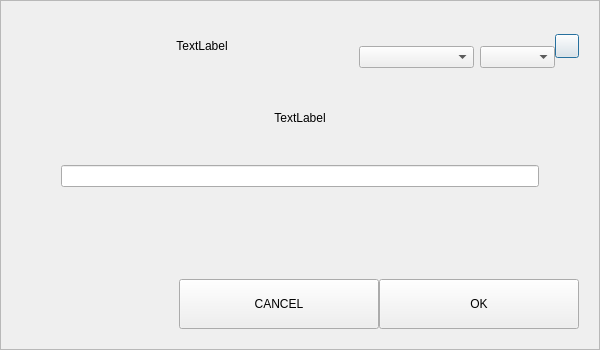
<?xml version="1.0" encoding="UTF-8"?>
<ui version="4.0">
 <class>AddNewContactDialog</class>
 <widget class="QDialog" name="AddNewContactDialog">
  <property name="geometry">
   <rect>
    <x>0</x>
    <y>0</y>
    <width>600</width>
    <height>350</height>
   </rect>
  </property>
  <property name="windowTitle">
   <string>Dialog</string>
  </property>
  <layout class="QVBoxLayout" name="verticalLayout_4">
   <property name="spacing">
    <number>0</number>
   </property>
   <property name="leftMargin">
    <number>0</number>
   </property>
   <property name="topMargin">
    <number>0</number>
   </property>
   <property name="rightMargin">
    <number>0</number>
   </property>
   <property name="bottomMargin">
    <number>0</number>
   </property>
   <item>
    <widget class="QFrame" name="frame">
     <property name="frameShape">
      <enum>QFrame::StyledPanel</enum>
     </property>
     <property name="frameShadow">
      <enum>QFrame::Raised</enum>
     </property>
     <layout class="QVBoxLayout" name="verticalLayout_3">
      <property name="spacing">
       <number>0</number>
      </property>
      <property name="leftMargin">
       <number>20</number>
      </property>
      <property name="topMargin">
       <number>20</number>
      </property>
      <property name="rightMargin">
       <number>20</number>
      </property>
      <property name="bottomMargin">
       <number>20</number>
      </property>
      <item>
       <layout class="QHBoxLayout" name="horizontalLayout_3">
        <property name="spacing">
         <number>0</number>
        </property>
        <item>
         <spacer name="horizontalSpacer_2">
          <property name="orientation">
           <enum>Qt::Horizontal</enum>
          </property>
          <property name="sizeHint" stdset="0">
           <size>
            <width>40</width>
            <height>20</height>
           </size>
          </property>
         </spacer>
        </item>
        <item>
         <widget class="QLabel" name="labelTitle">
          <property name="minimumSize">
           <size>
            <width>0</width>
            <height>50</height>
           </size>
          </property>
          <property name="maximumSize">
           <size>
            <width>16777215</width>
            <height>70</height>
           </size>
          </property>
          <property name="styleSheet">
           <string notr="true">padding-left:24px;</string>
          </property>
          <property name="text">
           <string>TextLabel</string>
          </property>
          <property name="alignment">
           <set>Qt::AlignCenter</set>
          </property>
          <property name="margin">
           <number>7</number>
          </property>
         </widget>
        </item>
        <item>
         <spacer name="horizontalSpacer1">
          <property name="orientation">
           <enum>Qt::Horizontal</enum>
          </property>
          <property name="sizeHint" stdset="0">
           <size>
            <width>60</width>
            <height>20</height>
           </size>
          </property>
         </spacer>
        </item>
        <item>
           <widget class="QWidget" name="sortWidget" native="true">
            <layout class="QHBoxLayout" name="horizontalLayout_6">
             <property name="leftMargin">
              <number>0</number>
             </property>
             <property name="topMargin">
              <number>22</number>
             </property>
             <property name="rightMargin">
              <number>0</number>
             </property>
             <property name="bottomMargin">
              <number>0</number>
             </property>
             <item>
              <widget class="QComboBox" name="comboBoxSort">
               <property name="sizePolicy">
                <sizepolicy hsizetype="Preferred" vsizetype="Fixed">
                 <horstretch>0</horstretch>
                 <verstretch>0</verstretch>
                </sizepolicy>
               </property>
               <property name="minimumSize">
                <size>
                 <width>115</width>
                 <height>0</height>
                </size>
               </property>
              </widget>
             </item>
             <item>
              <widget class="QComboBox" name="comboBoxSortOrder">
               <property name="sizePolicy">
                <sizepolicy hsizetype="Preferred" vsizetype="Fixed">
                 <horstretch>0</horstretch>
                 <verstretch>0</verstretch>
                </sizepolicy>
               </property>
               <property name="minimumSize">
                <size>
                 <width>75</width>
                 <height>0</height>
                </size>
               </property>
              </widget>
             </item>
            </layout>
           </widget>
          </item>
        <item>
         <widget class="QPushButton" name="btnEsc">
          <property name="minimumSize">
           <size>
            <width>24</width>
            <height>24</height>
           </size>
          </property>
          <property name="maximumSize">
           <size>
            <width>24</width>
            <height>24</height>
           </size>
          </property>
          <property name="text">
           <string/>
          </property>
         </widget>
        </item>
       </layout>
      </item>
      <item>
       <spacer name="verticalSpacer">
        <property name="orientation">
         <enum>Qt::Vertical</enum>
        </property>
        <property name="sizeType">
         <enum>QSizePolicy::Fixed</enum>
        </property>
        <property name="sizeHint" stdset="0">
         <size>
          <width>20</width>
          <height>40</height>
         </size>
        </property>
       </spacer>
      </item>
      <item>
       <layout class="QVBoxLayout" name="verticalLayout_2">
        <property name="spacing">
         <number>0</number>
        </property>
        <property name="leftMargin">
         <number>40</number>
        </property>
        <property name="rightMargin">
         <number>40</number>
        </property>
        <item>
         <widget class="QLabel" name="labelMessage">
          <property name="text">
           <string>TextLabel</string>
          </property>
          <property name="alignment">
           <set>Qt::AlignCenter</set>
          </property>
          <property name="wordWrap">
           <bool>true</bool>
          </property>
         </widget>
        </item>
        <item>
         <spacer name="verticalSpacer_5">
          <property name="orientation">
           <enum>Qt::Vertical</enum>
          </property>
          <property name="sizeType">
           <enum>QSizePolicy::Fixed</enum>
          </property>
          <property name="sizeHint" stdset="0">
           <size>
            <width>20</width>
            <height>40</height>
           </size>
          </property>
         </spacer>
        </item>
        <item>
         <layout class="QVBoxLayout" name="verticalLayout">
          <property name="spacing">
           <number>10</number>
          </property>
          <item>
           <widget class="QLineEdit" name="lineEditName"/>
          </item>
         </layout>
        </item>
       </layout>
      </item>
      <item>
       <spacer name="verticalSpacer_2">
        <property name="orientation">
         <enum>Qt::Vertical</enum>
        </property>
        <property name="sizeHint" stdset="0">
         <size>
          <width>20</width>
          <height>40</height>
         </size>
        </property>
       </spacer>
      </item>
      <item>
       <layout class="QHBoxLayout" name="horizontalLayout">
        <property name="spacing">
         <number>0</number>
        </property>
        <item>
         <spacer name="horizontalSpacer">
          <property name="orientation">
           <enum>Qt::Horizontal</enum>
          </property>
          <property name="sizeHint" stdset="0">
           <size>
            <width>40</width>
            <height>20</height>
           </size>
          </property>
         </spacer>
        </item>
        <item>
         <widget class="QPushButton" name="btnCancel">
          <property name="minimumSize">
           <size>
            <width>200</width>
            <height>50</height>
           </size>
          </property>
          <property name="text">
           <string>CANCEL</string>
          </property>
         </widget>
        </item>
        <item>
         <widget class="QPushButton" name="btnOk">
          <property name="minimumSize">
           <size>
            <width>200</width>
            <height>50</height>
           </size>
          </property>
          <property name="text">
           <string>OK</string>
          </property>
         </widget>
        </item>
       </layout>
      </item>
     </layout>
    </widget>
   </item>
  </layout>
 </widget>
 <resources/>
 <connections/>
</ui>
